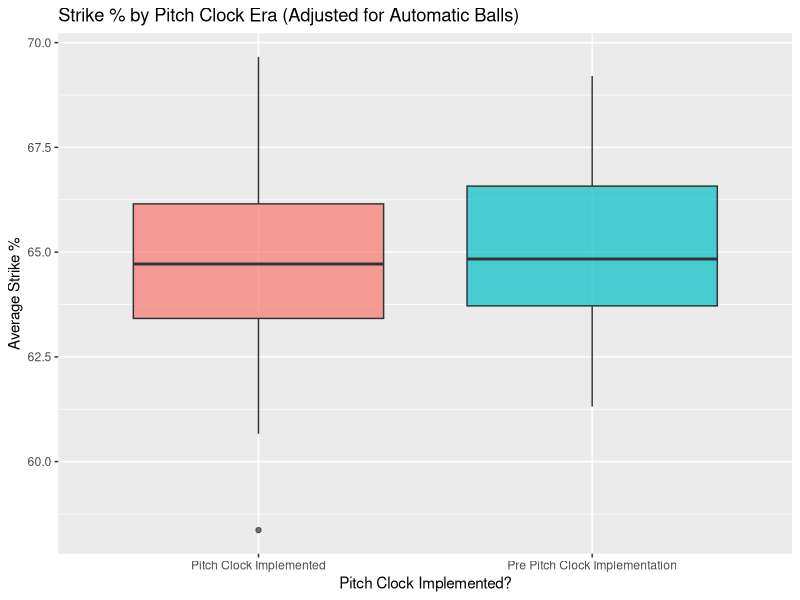
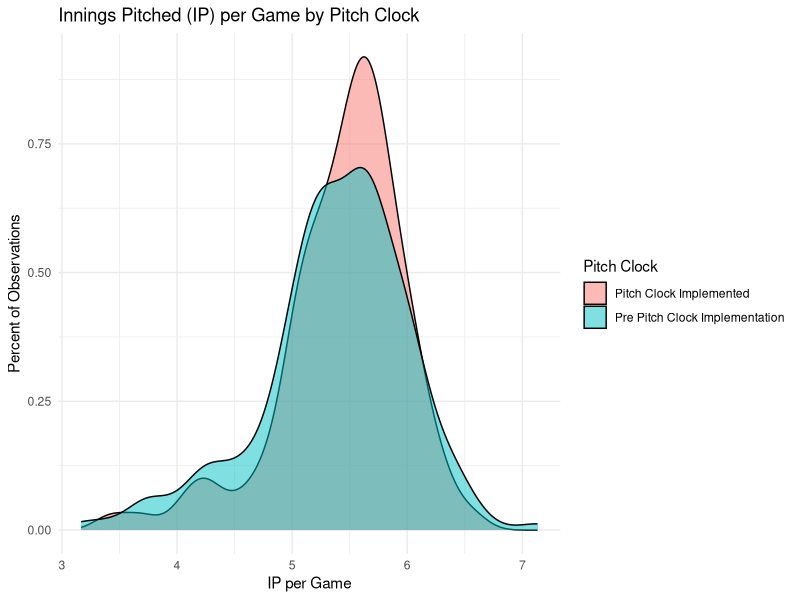
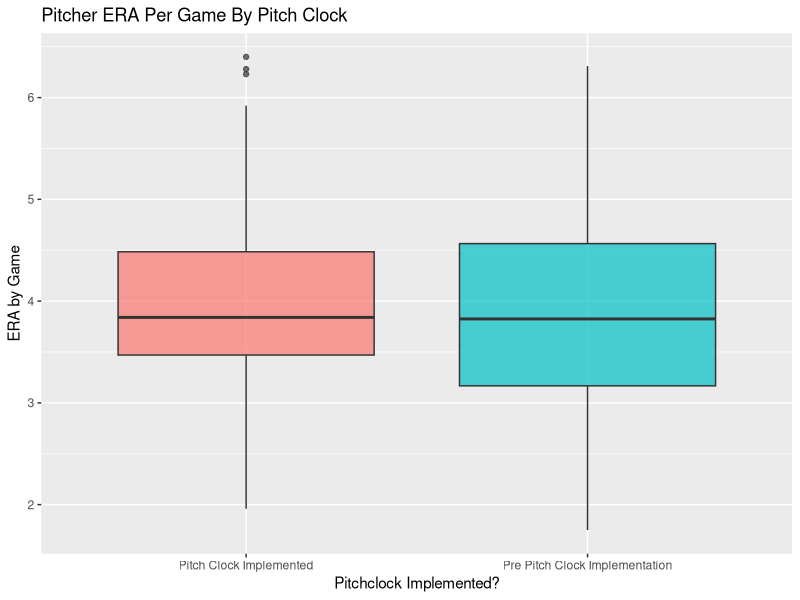

Reproduce these figures in R, in order.
## ---- chunk 1
library(tidyverse)
library(broom)
## ---- chunk 2
baseball <- read.csv("../data/pitching_data_2021-2024.csv")
baseball <- baseball %>%
  mutate(pitch_clock = ifelse(year >= 2023, "Pitch Clock Implemented", "Pre Pitch Clock Implementation"))

# Step 1: Keep pitchers with all 4 years of data
baseball_1plot <- baseball %>%
  group_by(player_id) %>%
  filter(all(c(2022, 2023) %in% year)) %>%
  ungroup()

# Step 2: Calculate adjusted pitches and strike rate row by row
baseball_1plot <- baseball_1plot %>%
  mutate(
    adjusted_total_pitches = p_total_pitches - ifelse(is.na(p_automatic_ball), 0, p_automatic_ball),
    strike_percent = (p_total_strike / adjusted_total_pitches) * 100
  ) %>%
  filter(!is.na(pitch_clock), adjusted_total_pitches > 0)

baseball <- baseball %>%
  mutate(
    adjusted_total_pitches = p_total_pitches - ifelse(is.na(p_automatic_ball), 0, p_automatic_ball),
    strike_percent = (p_total_strike / adjusted_total_pitches) * 100
  ) %>%
  filter(!is.na(pitch_clock), adjusted_total_pitches > 0)

# Step 3: Collapse to one row per pitcher per pitch_clock (pre/post)
baseball_1plot <- baseball_1plot %>%
  group_by(player_id, pitch_clock) %>%
  summarise(
    avg_strike_percent = mean(strike_percent, na.rm = TRUE),
    total_pitches = sum(adjusted_total_pitches, na.rm = TRUE),
    .groups = "drop"
  )

## ---- chunk 3


## ---- chunk 4
plot1_boxplot <- ggplot(baseball_1plot, aes(x = pitch_clock, y = avg_strike_percent, fill = pitch_clock)) +
  geom_boxplot(alpha = 0.7) +
  labs(
    title = "Strike % by Pitch Clock Era (Adjusted for Automatic Balls)",
    x = "Pitch Clock Implemented?",
    y = "Average Strike %"
  ) +
  theme(legend.position = "none")

ggsave("strike_percent_by_pitch_clock.png", plot = plot1_boxplot, width = 8, height = 6)



## ---- chunk 5
baseball$ip_game <- baseball$p_formatted_ip/baseball$p_game
densityplot <- ggplot(baseball, aes(x = ip_game, fill = factor(pitch_clock))) +
  geom_density(alpha = 0.5) +
  labs(
    title = "Innings Pitched (IP) per Game by Pitch Clock",
    x = "IP per Game",
    y = "Percent of Observations",
    fill = "Pitch Clock"
  ) +
  theme_minimal()

ggsave("Innings_Pitcher_per_game.png", plot = densityplot, width = 8, height = 6)

## ---- chunk 6
ERAbox_plot <-
  ggplot(baseball, aes(x = pitch_clock, y = p_era, fill = pitch_clock)) +
  geom_boxplot(alpha = 0.7) +
  labs(
   title = "Pitcher ERA Per Game By Pitch Clock", 
   x = "Pitchclock Implemented?",
   y = "ERA by Game"
  ) +
  theme(legend.position= "none")
ggsave("ERA_by_Pitchclock.png", plot = ERAbox_plot, width = 8, height = 6)
## ---- chunk 7

